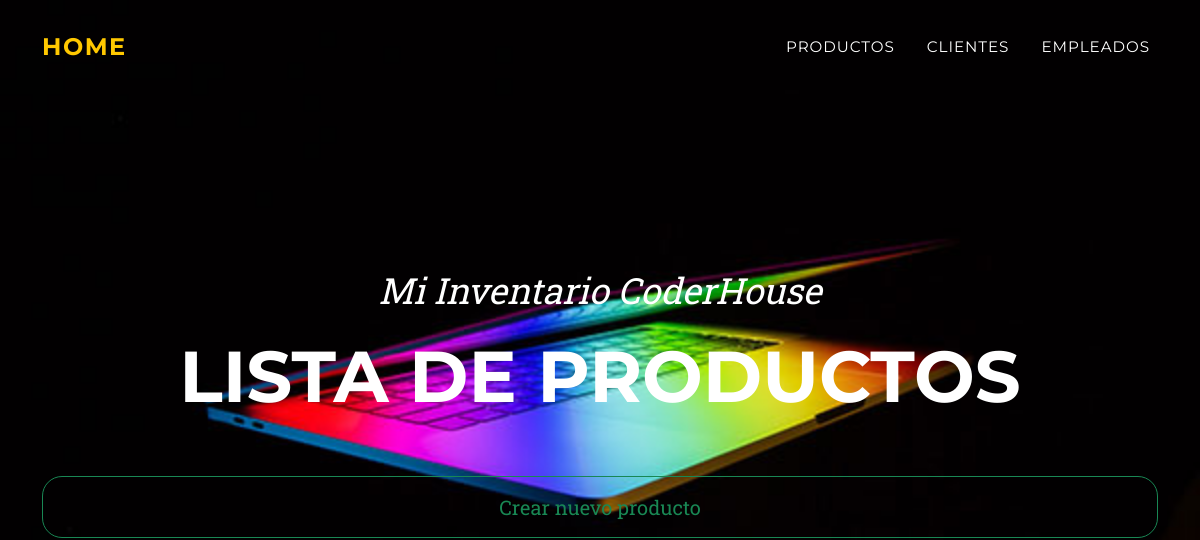
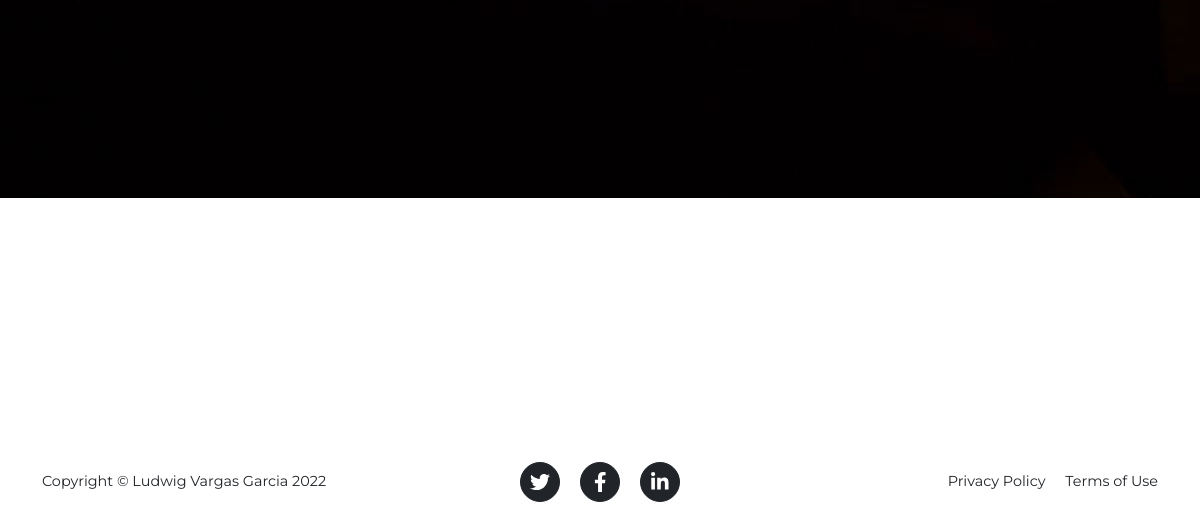
The page /product/products/ on the database as committed earlier (2 pictures, top to bottom).
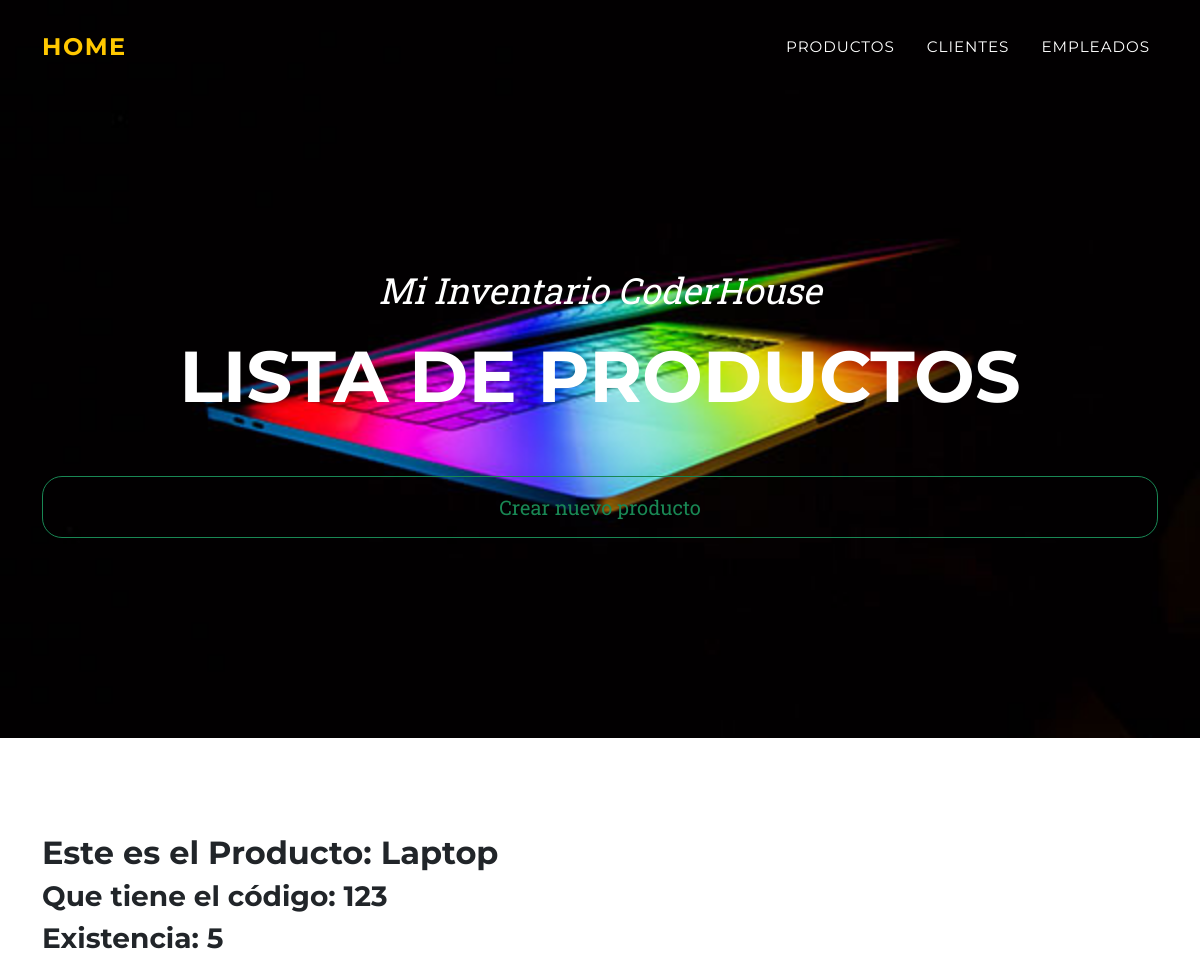
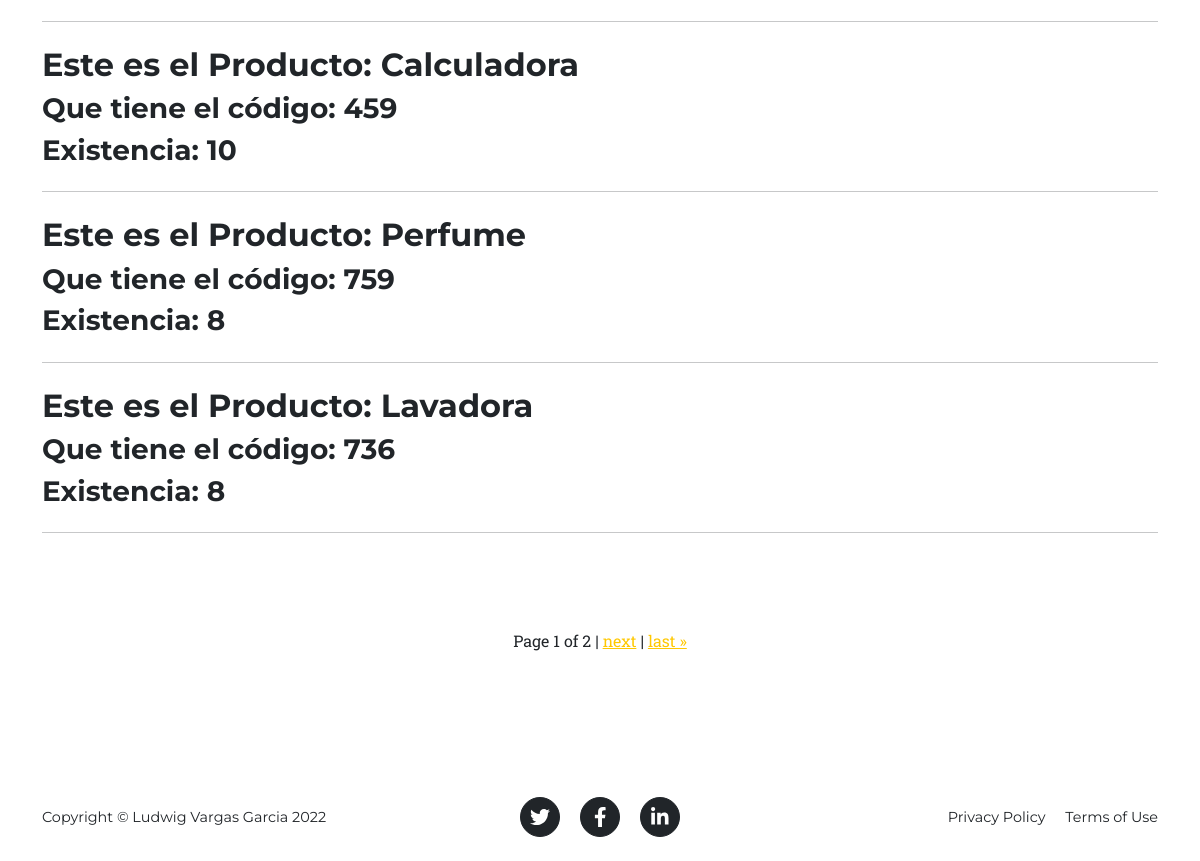
The same page on the database as committed later (2 pictures, top to bottom).
### product/models.py (models this page shows, shortened)
class Product(models.Model):
    code_product = models.CharField(primary_key = True, max_length = 3)
    name_product = models.CharField(max_length = 40)
    description_product = models.CharField(max_length = 50)
    existence = models.IntegerField()
    brand = models.CharField(max_length = 40)

### product/views.py (the view)
# urls.py: path('products/', views.ProductListView.as_view(), name='product-list'),
class ProductListView(ListView):
    model = Product
    paginate_by = 4

### product/templates/product/product_list.html (shortened to what this page needs)
{% extends 'home/index.html' %}
{% load static %}
{% block my_inventory_header %}
    <header class="masthead" style="background-image: url('/static/home/assets/img/product.jpg')">
        <div class="container">
            <div class="masthead-subheading">Mi Inventario CoderHouse</div>
            <div class="masthead-heading text-uppercase">Lista de Productos</div>
            <a href = "{% url 'product:product-add' %}" class="btn btn-outline-success">Crear nuevo producto</a>
        </div>
    </header>
{% endblock %}
{% block my_inventory_content %}
{% for product in product_list %}
    <div class="post-preview">
            <h2 class="post-title">Este es el Producto: {{ product.name_product }}</h2>
            <h3 class="post-subtitle">Que tiene el código: {{ product.code_product }}</h3>
            <h3 class="post-subtitle">Existencia: {{product.existence}}</h3>
    </div>
    <hr class="my-4" />
{% endfor %}
<div class="container p-4">
</div>
{% if is_paginated %}
<div class="container p-4">
    <div class="pagination justify-content-center">
        <span class="step-links">
            {% if page_obj.paginator.num_pages > 1 %}
            <span class="current">
                Page {{ page_obj.number }} of {{ page_obj.paginator.num_pages }} |
            </span>
            {% endif %}
            {% if page_obj.has_next %}
                <a href="?page={{ page_obj.next_page_number }}">next</a> |
                <a href="?page={{ page_obj.paginator.num_pages }}">last &raquo;</a>
            {% endif %}
        </span>
    </div>
</div>
{% endif %}
{% endblock %}

Rows that differ between the two databases and show on the page:
added Product: name_product "Laptop", code_product "123", existence "5"
added Product: name_product "Calculadora", code_product "459", existence "10"
added Product: name_product "Perfume", code_product "759", existence "8"
added Product: name_product "Lavadora", code_product "736", existence "8"
Other text that changed with them:
{{ page_obj.number }}: (not shown) → "1"
{{ page_obj.paginator.num_pages }}: (not shown) → "2"
text now shown: "Page of | next | last »"
